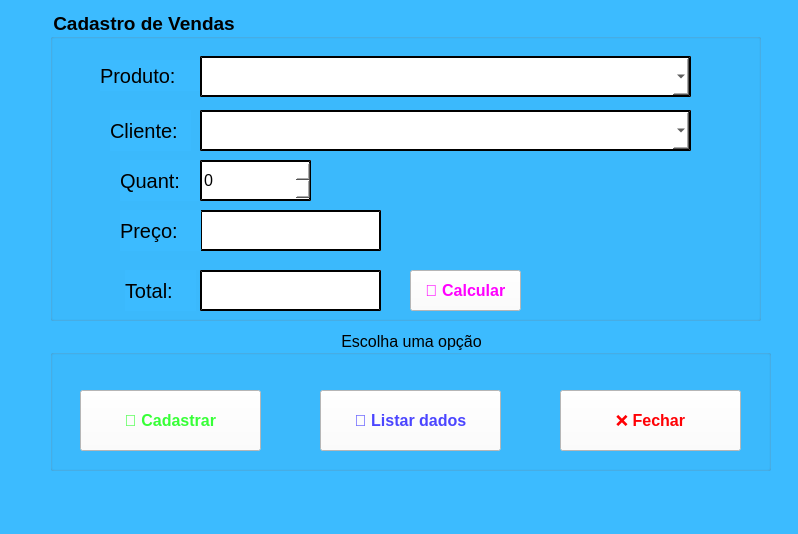
<?xml version="1.0" encoding="UTF-8"?>
<ui version="4.0">
 <class>MainWindow</class>
 <widget class="QMainWindow" name="MainWindow">
  <property name="geometry">
   <rect>
    <x>0</x>
    <y>0</y>
    <width>798</width>
    <height>534</height>
   </rect>
  </property>
  <property name="windowTitle">
   <string>MainWindow</string>
  </property>
  <property name="styleSheet">
   <string notr="true">background-color: rgb(60, 187, 255);</string>
  </property>
  <widget class="QWidget" name="centralwidget">
   <widget class="QGroupBox" name="groupBox_2">
    <property name="geometry">
     <rect>
      <x>50</x>
      <y>10</y>
      <width>711</width>
      <height>311</height>
     </rect>
    </property>
    <property name="font">
     <font>
      <pointsize>14</pointsize>
      <weight>75</weight>
      <bold>true</bold>
     </font>
    </property>
    <property name="title">
     <string>Cadastro de Vendas</string>
    </property>
    <widget class="QLabel" name="label_3">
     <property name="geometry">
      <rect>
       <x>50</x>
       <y>50</y>
       <width>101</width>
       <height>31</height>
      </rect>
     </property>
     <property name="font">
      <font>
       <pointsize>15</pointsize>
      </font>
     </property>
     <property name="text">
      <string>Produto:</string>
     </property>
    </widget>
    <widget class="QLabel" name="label_4">
     <property name="geometry">
      <rect>
       <x>60</x>
       <y>100</y>
       <width>81</width>
       <height>41</height>
      </rect>
     </property>
     <property name="font">
      <font>
       <pointsize>15</pointsize>
      </font>
     </property>
     <property name="text">
      <string>Cliente:</string>
     </property>
    </widget>
    <widget class="QLabel" name="label_5">
     <property name="geometry">
      <rect>
       <x>70</x>
       <y>150</y>
       <width>81</width>
       <height>41</height>
      </rect>
     </property>
     <property name="font">
      <font>
       <pointsize>15</pointsize>
      </font>
     </property>
     <property name="text">
      <string>Quant:</string>
     </property>
    </widget>
    <widget class="QLineEdit" name="preco">
     <property name="geometry">
      <rect>
       <x>150</x>
       <y>200</y>
       <width>181</width>
       <height>41</height>
      </rect>
     </property>
     <property name="font">
      <font>
       <pointsize>12</pointsize>
      </font>
     </property>
     <property name="styleSheet">
      <string notr="true">background-color: rgb(255, 255, 255);
border-style:outset;
border-width:2px;</string>
     </property>
    </widget>
    <widget class="QLabel" name="label_6">
     <property name="geometry">
      <rect>
       <x>70</x>
       <y>200</y>
       <width>81</width>
       <height>41</height>
      </rect>
     </property>
     <property name="font">
      <font>
       <pointsize>15</pointsize>
      </font>
     </property>
     <property name="text">
      <string>Preço:</string>
     </property>
    </widget>
    <widget class="QComboBox" name="cbprod">
     <property name="geometry">
      <rect>
       <x>150</x>
       <y>46</y>
       <width>491</width>
       <height>41</height>
      </rect>
     </property>
     <property name="font">
      <font>
       <pointsize>12</pointsize>
      </font>
     </property>
     <property name="styleSheet">
      <string notr="true">background-color: rgb(255, 255, 255);
border-style:outset;
border-width:2px;</string>
     </property>
    </widget>
    <widget class="QComboBox" name="cbclien">
     <property name="geometry">
      <rect>
       <x>150</x>
       <y>100</y>
       <width>491</width>
       <height>41</height>
      </rect>
     </property>
     <property name="font">
      <font>
       <pointsize>12</pointsize>
      </font>
     </property>
     <property name="styleSheet">
      <string notr="true">background-color: rgb(255, 255, 255);
border-style:outset;
border-width:2px;</string>
     </property>
    </widget>
    <widget class="QSpinBox" name="quant">
     <property name="geometry">
      <rect>
       <x>150</x>
       <y>150</y>
       <width>111</width>
       <height>41</height>
      </rect>
     </property>
     <property name="font">
      <font>
       <pointsize>12</pointsize>
      </font>
     </property>
     <property name="styleSheet">
      <string notr="true">background-color: rgb(255, 255, 255);
border-style:outset;
border-width:2px;</string>
     </property>
    </widget>
    <widget class="QLineEdit" name="total">
     <property name="geometry">
      <rect>
       <x>150</x>
       <y>260</y>
       <width>181</width>
       <height>41</height>
      </rect>
     </property>
     <property name="font">
      <font>
       <pointsize>12</pointsize>
      </font>
     </property>
     <property name="styleSheet">
      <string notr="true">background-color: rgb(255, 255, 255);
border-style:outset;
border-width:2px;</string>
     </property>
    </widget>
    <widget class="QLabel" name="label_7">
     <property name="geometry">
      <rect>
       <x>75</x>
       <y>260</y>
       <width>71</width>
       <height>41</height>
      </rect>
     </property>
     <property name="font">
      <font>
       <pointsize>15</pointsize>
      </font>
     </property>
     <property name="text">
      <string>Total:</string>
     </property>
    </widget>
    <widget class="QPushButton" name="bt_calc">
     <property name="geometry">
      <rect>
       <x>360</x>
       <y>260</y>
       <width>111</width>
       <height>41</height>
      </rect>
     </property>
     <property name="font">
      <font>
       <pointsize>12</pointsize>
       <weight>75</weight>
       <bold>true</bold>
      </font>
     </property>
     <property name="styleSheet">
      <string notr="true">background-color: rgb(255, 255, 255);
color:rgb(255, 0, 255)
</string>
     </property>
     <property name="text">
      <string>🧮 Calcular</string>
     </property>
     <property name="icon">
      <iconset>
       <normaloff>../../../.designer/icones/cadastro.png</normaloff>../../../.designer/icones/cadastro.png</iconset>
     </property>
     <property name="iconSize">
      <size>
       <width>40</width>
       <height>40</height>
      </size>
     </property>
    </widget>
   </widget>
   <widget class="QGroupBox" name="groupBox_3">
    <property name="geometry">
     <rect>
      <x>50</x>
      <y>330</y>
      <width>721</width>
      <height>141</height>
     </rect>
    </property>
    <property name="font">
     <font>
      <pointsize>12</pointsize>
      <weight>50</weight>
      <bold>false</bold>
     </font>
    </property>
    <property name="title">
     <string>Escolha uma opção</string>
    </property>
    <property name="alignment">
     <set>Qt::AlignCenter</set>
    </property>
    <widget class="QPushButton" name="btcadastrar">
     <property name="geometry">
      <rect>
       <x>30</x>
       <y>60</y>
       <width>181</width>
       <height>61</height>
      </rect>
     </property>
     <property name="font">
      <font>
       <pointsize>12</pointsize>
       <weight>75</weight>
       <bold>true</bold>
      </font>
     </property>
     <property name="styleSheet">
      <string notr="true">background-color: rgb(255, 255, 255);
color:rgb(55, 255, 55)
</string>
     </property>
     <property name="text">
      <string>🤵 Cadastrar</string>
     </property>
     <property name="icon">
      <iconset>
       <normaloff>../../../.designer/icones/cadastro.png</normaloff>../../../.designer/icones/cadastro.png</iconset>
     </property>
     <property name="iconSize">
      <size>
       <width>40</width>
       <height>40</height>
      </size>
     </property>
    </widget>
    <widget class="QPushButton" name="btlistar">
     <property name="geometry">
      <rect>
       <x>270</x>
       <y>60</y>
       <width>181</width>
       <height>61</height>
      </rect>
     </property>
     <property name="font">
      <font>
       <pointsize>12</pointsize>
       <weight>75</weight>
       <bold>true</bold>
      </font>
     </property>
     <property name="styleSheet">
      <string notr="true">background-color: rgb(255, 255, 255);
color:rgb(75, 69, 255)</string>
     </property>
     <property name="text">
      <string>🎲 Listar dados</string>
     </property>
     <property name="icon">
      <iconset>
       <normaloff>../../../.designer/icones/2392275.png</normaloff>../../../.designer/icones/2392275.png</iconset>
     </property>
     <property name="iconSize">
      <size>
       <width>40</width>
       <height>40</height>
      </size>
     </property>
    </widget>
    <widget class="QPushButton" name="btfechar">
     <property name="geometry">
      <rect>
       <x>510</x>
       <y>60</y>
       <width>181</width>
       <height>61</height>
      </rect>
     </property>
     <property name="font">
      <font>
       <pointsize>12</pointsize>
       <weight>75</weight>
       <bold>true</bold>
      </font>
     </property>
     <property name="styleSheet">
      <string notr="true">background-color: rgb(255, 255, 255);
color:rgb(255, 0, 4)</string>
     </property>
     <property name="text">
      <string>❌ Fechar</string>
     </property>
     <property name="icon">
      <iconset>
       <normaloff>../../../.designer/icones/download.png</normaloff>../../../.designer/icones/download.png</iconset>
     </property>
     <property name="iconSize">
      <size>
       <width>55</width>
       <height>55</height>
      </size>
     </property>
    </widget>
   </widget>
  </widget>
  <widget class="QMenuBar" name="menubar">
   <property name="geometry">
    <rect>
     <x>0</x>
     <y>0</y>
     <width>798</width>
     <height>21</height>
    </rect>
   </property>
  </widget>
  <widget class="QStatusBar" name="statusbar"/>
 </widget>
 <resources/>
 <connections/>
</ui>
